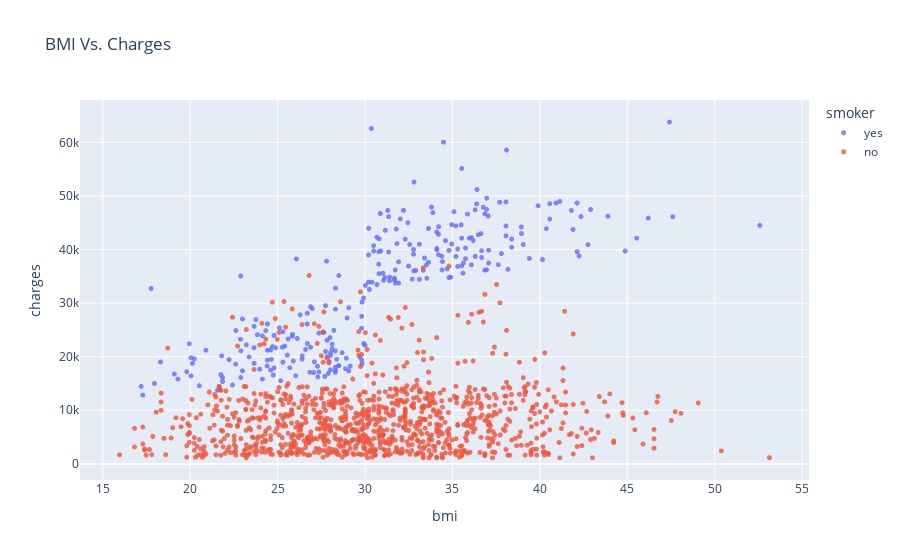

Write notebook code for a chart like this one.
### Markdown cell above
### BMI and Charges

### Code cell
fig = px.scatter(medical_data,
                 x='bmi',
                 y='charges',
                 color='smoker',
                 opacity=0.8,
                 hover_data=['sex'],
                 title="BMI Vs. Charges")
fig.update_traces(marker_size=5)
fig.show()

### Figure 1 — Plotly figure (JSON) as saved in the notebook; plotly's stock layout.template omitted (floating-point values rounded to 4 significant figures; data arrays with more than 128 entries replaced by an {"elided": "..."} marker saying what was removed)
{"data": [{"customdata": {"elided": "274x1 str values"}, "hovertemplate": "smoker=yes<br>bmi=%{x}<br>charges=%{y}<br>sex=%{customdata[0]}<extra></extra>", "legendgroup": "yes", "marker": {"color": "#636efa", "opacity": 0.8, "size": 5, "symbol": "circle"}, "mode": "markers", "name": "yes", "showlegend": true, "type": "scattergl", "x": {"elided": "274 float values"}, "xaxis": "x", "y": {"elided": "274 float values"}, "yaxis": "y"}, {"customdata": {"elided": "1064x1 str values"}, "hovertemplate": "smoker=no<br>bmi=%{x}<br>charges=%{y}<br>sex=%{customdata[0]}<extra></extra>", "legendgroup": "no", "marker": {"color": "#EF553B", "opacity": 0.8, "size": 5, "symbol": "circle"}, "mode": "markers", "name": "no", "showlegend": true, "type": "scattergl", "x": {"elided": "1064 float values"}, "xaxis": "x", "y": {"elided": "1064 float values"}, "yaxis": "y"}], "layout": {"legend": {"title": {"text": "smoker"}, "tracegroupgap": 0}, "title": {"text": "BMI Vs. Charges"}, "xaxis": {"anchor": "y", "domain": [0, 1], "title": {"text": "bmi"}}, "yaxis": {"anchor": "x", "domain": [0, 1], "title": {"text": "charges"}}}}
